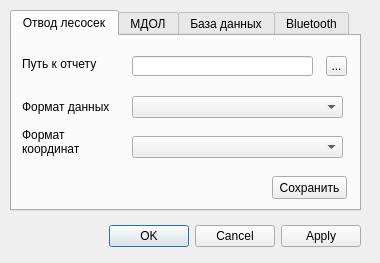
<?xml version="1.0" encoding="UTF-8"?>
<ui version="4.0">
 <class>settingsDialog</class>
 <widget class="QDialog" name="settingsDialog">
  <property name="geometry">
   <rect>
    <x>0</x>
    <y>0</y>
    <width>380</width>
    <height>263</height>
   </rect>
  </property>
  <property name="windowTitle">
   <string>Настройки QgsLes</string>
  </property>
  <widget class="QDialogButtonBox" name="buttonBox">
   <property name="geometry">
    <rect>
     <x>60</x>
     <y>220</y>
     <width>301</width>
     <height>32</height>
    </rect>
   </property>
   <property name="orientation">
    <enum>Qt::Horizontal</enum>
   </property>
   <property name="standardButtons">
    <set>QDialogButtonBox::Apply|QDialogButtonBox::Cancel|QDialogButtonBox::Ok</set>
   </property>
  </widget>
  <widget class="QTabWidget" name="settingsWidget">
   <property name="enabled">
    <bool>true</bool>
   </property>
   <property name="geometry">
    <rect>
     <x>10</x>
     <y>10</y>
     <width>351</width>
     <height>201</height>
    </rect>
   </property>
   <property name="autoFillBackground">
    <bool>false</bool>
   </property>
   <property name="currentIndex">
    <number>0</number>
   </property>
   <widget class="QWidget" name="otvodSettings">
    <attribute name="title">
     <string>Отвод лесосек</string>
    </attribute>
    <widget class="QLabel" name="reportLabel">
     <property name="geometry">
      <rect>
       <x>10</x>
       <y>20</y>
       <width>81</width>
       <height>16</height>
      </rect>
     </property>
     <property name="text">
      <string>Путь к отчету</string>
     </property>
    </widget>
    <widget class="QLineEdit" name="lineEdit">
     <property name="geometry">
      <rect>
       <x>120</x>
       <y>20</y>
       <width>181</width>
       <height>20</height>
      </rect>
     </property>
    </widget>
    <widget class="QToolButton" name="toolButton">
     <property name="geometry">
      <rect>
       <x>314</x>
       <y>20</y>
       <width>21</width>
       <height>20</height>
      </rect>
     </property>
     <property name="text">
      <string>...</string>
     </property>
    </widget>
    <widget class="QPushButton" name="saveOtvodSettingsButton">
     <property name="geometry">
      <rect>
       <x>260</x>
       <y>140</y>
       <width>75</width>
       <height>23</height>
      </rect>
     </property>
     <property name="text">
      <string>Сохранить</string>
     </property>
    </widget>
    <widget class="QLabel" name="label">
     <property name="geometry">
      <rect>
       <x>10</x>
       <y>50</y>
       <width>101</width>
       <height>41</height>
      </rect>
     </property>
     <property name="text">
      <string>Формат данных</string>
     </property>
     <property name="wordWrap">
      <bool>true</bool>
     </property>
    </widget>
    <widget class="QComboBox" name="tableType_comboBox">
     <property name="geometry">
      <rect>
       <x>120</x>
       <y>60</y>
       <width>211</width>
       <height>22</height>
      </rect>
     </property>
    </widget>
    <widget class="QLabel" name="label_2">
     <property name="geometry">
      <rect>
       <x>10</x>
       <y>90</y>
       <width>101</width>
       <height>31</height>
      </rect>
     </property>
     <property name="text">
      <string>Формат координат</string>
     </property>
     <property name="wordWrap">
      <bool>true</bool>
     </property>
    </widget>
    <widget class="QComboBox" name="coordType_comboBox">
     <property name="geometry">
      <rect>
       <x>120</x>
       <y>100</y>
       <width>211</width>
       <height>22</height>
      </rect>
     </property>
    </widget>
   </widget>
   <widget class="QWidget" name="mdolSettings">
    <attribute name="title">
     <string>МДОЛ</string>
    </attribute>
    <widget class="QLabel" name="label_3">
     <property name="geometry">
      <rect>
       <x>10</x>
       <y>20</y>
       <width>91</width>
       <height>16</height>
      </rect>
     </property>
     <property name="text">
      <string>Путь к ведомости</string>
     </property>
    </widget>
    <widget class="QLineEdit" name="lineEdit_2">
     <property name="geometry">
      <rect>
       <x>120</x>
       <y>20</y>
       <width>181</width>
       <height>20</height>
      </rect>
     </property>
    </widget>
    <widget class="QToolButton" name="toolButton_2">
     <property name="geometry">
      <rect>
       <x>310</x>
       <y>20</y>
       <width>25</width>
       <height>19</height>
      </rect>
     </property>
     <property name="text">
      <string>...</string>
     </property>
    </widget>
   </widget>
   <widget class="QWidget" name="bdSettings">
    <attribute name="title">
     <string>База данных</string>
    </attribute>
    <widget class="QLabel" name="hostLabel">
     <property name="geometry">
      <rect>
       <x>10</x>
       <y>20</y>
       <width>101</width>
       <height>16</height>
      </rect>
     </property>
     <property name="text">
      <string>Адрес соединения</string>
     </property>
    </widget>
    <widget class="QLabel" name="portLabel">
     <property name="geometry">
      <rect>
       <x>10</x>
       <y>50</y>
       <width>47</width>
       <height>13</height>
      </rect>
     </property>
     <property name="text">
      <string>Порт</string>
     </property>
    </widget>
    <widget class="QLineEdit" name="connectionLineEdit">
     <property name="geometry">
      <rect>
       <x>120</x>
       <y>20</y>
       <width>211</width>
       <height>20</height>
      </rect>
     </property>
    </widget>
    <widget class="QLabel" name="usernameLabel">
     <property name="geometry">
      <rect>
       <x>10</x>
       <y>80</y>
       <width>101</width>
       <height>16</height>
      </rect>
     </property>
     <property name="text">
      <string>Имя пользователя</string>
     </property>
    </widget>
    <widget class="QLabel" name="passwordLabel">
     <property name="geometry">
      <rect>
       <x>10</x>
       <y>110</y>
       <width>47</width>
       <height>13</height>
      </rect>
     </property>
     <property name="text">
      <string>Пароль</string>
     </property>
    </widget>
    <widget class="QLineEdit" name="portLineEdit">
     <property name="geometry">
      <rect>
       <x>120</x>
       <y>50</y>
       <width>41</width>
       <height>20</height>
      </rect>
     </property>
    </widget>
    <widget class="QLineEdit" name="usernameLineEdit">
     <property name="geometry">
      <rect>
       <x>120</x>
       <y>80</y>
       <width>211</width>
       <height>20</height>
      </rect>
     </property>
    </widget>
    <widget class="QLineEdit" name="passwordLineEdit">
     <property name="geometry">
      <rect>
       <x>120</x>
       <y>110</y>
       <width>211</width>
       <height>20</height>
      </rect>
     </property>
     <property name="echoMode">
      <enum>QLineEdit::Password</enum>
     </property>
    </widget>
    <widget class="QPushButton" name="saveConfigButton">
     <property name="geometry">
      <rect>
       <x>260</x>
       <y>140</y>
       <width>75</width>
       <height>23</height>
      </rect>
     </property>
     <property name="text">
      <string>Сохранить</string>
     </property>
     <property name="checkable">
      <bool>false</bool>
     </property>
    </widget>
    <widget class="QPushButton" name="testDBConnection_pushButton">
     <property name="geometry">
      <rect>
       <x>14</x>
       <y>140</y>
       <width>241</width>
       <height>23</height>
      </rect>
     </property>
     <property name="text">
      <string>Тест соединения</string>
     </property>
    </widget>
    <widget class="QLabel" name="BDNameLabel">
     <property name="geometry">
      <rect>
       <x>170</x>
       <y>50</y>
       <width>47</width>
       <height>13</height>
      </rect>
     </property>
     <property name="text">
      <string>Имя БД</string>
     </property>
    </widget>
    <widget class="QLineEdit" name="BDNameLineEdit">
     <property name="geometry">
      <rect>
       <x>210</x>
       <y>50</y>
       <width>121</width>
       <height>20</height>
      </rect>
     </property>
    </widget>
   </widget>
   <widget class="QWidget" name="btSettings">
    <attribute name="title">
     <string>Bluetooth</string>
    </attribute>
    <widget class="QLabel" name="fork_label">
     <property name="geometry">
      <rect>
       <x>10</x>
       <y>20</y>
       <width>81</width>
       <height>16</height>
      </rect>
     </property>
     <property name="text">
      <string>Мерная вилка</string>
     </property>
    </widget>
    <widget class="QLabel" name="rangeFinder_label">
     <property name="geometry">
      <rect>
       <x>10</x>
       <y>60</y>
       <width>81</width>
       <height>16</height>
      </rect>
     </property>
     <property name="text">
      <string>Дальномер</string>
     </property>
    </widget>
    <widget class="QPushButton" name="SaveBTConfigPushButton">
     <property name="geometry">
      <rect>
       <x>260</x>
       <y>140</y>
       <width>75</width>
       <height>23</height>
      </rect>
     </property>
     <property name="text">
      <string>Сохранить</string>
     </property>
    </widget>
    <widget class="QToolButton" name="changeForkComButton">
     <property name="geometry">
      <rect>
       <x>294</x>
       <y>20</y>
       <width>41</width>
       <height>20</height>
      </rect>
     </property>
     <property name="text">
      <string>Edit...</string>
     </property>
     <property name="checkable">
      <bool>false</bool>
     </property>
     <property name="autoExclusive">
      <bool>false</bool>
     </property>
     <property name="toolButtonStyle">
      <enum>Qt::ToolButtonIconOnly</enum>
     </property>
     <property name="autoRaise">
      <bool>false</bool>
     </property>
     <property name="arrowType">
      <enum>Qt::NoArrow</enum>
     </property>
    </widget>
    <widget class="QToolButton" name="changeRangeFinderComButton">
     <property name="geometry">
      <rect>
       <x>294</x>
       <y>60</y>
       <width>41</width>
       <height>20</height>
      </rect>
     </property>
     <property name="text">
      <string>Edit...</string>
     </property>
    </widget>
    <widget class="QLineEdit" name="forkComPortlineEdit">
     <property name="enabled">
      <bool>false</bool>
     </property>
     <property name="geometry">
      <rect>
       <x>130</x>
       <y>20</y>
       <width>151</width>
       <height>20</height>
      </rect>
     </property>
     <property name="readOnly">
      <bool>true</bool>
     </property>
    </widget>
    <widget class="QLineEdit" name="rangeFinderLineEdit">
     <property name="enabled">
      <bool>false</bool>
     </property>
     <property name="geometry">
      <rect>
       <x>130</x>
       <y>60</y>
       <width>151</width>
       <height>20</height>
      </rect>
     </property>
     <property name="readOnly">
      <bool>true</bool>
     </property>
    </widget>
   </widget>
  </widget>
 </widget>
 <resources/>
 <connections>
  <connection>
   <sender>buttonBox</sender>
   <signal>accepted()</signal>
   <receiver>settingsDialog</receiver>
   <slot>accept()</slot>
   <hints>
    <hint type="sourcelabel">
     <x>248</x>
     <y>254</y>
    </hint>
    <hint type="destinationlabel">
     <x>157</x>
     <y>274</y>
    </hint>
   </hints>
  </connection>
  <connection>
   <sender>buttonBox</sender>
   <signal>rejected()</signal>
   <receiver>settingsDialog</receiver>
   <slot>reject()</slot>
   <hints>
    <hint type="sourcelabel">
     <x>316</x>
     <y>260</y>
    </hint>
    <hint type="destinationlabel">
     <x>286</x>
     <y>274</y>
    </hint>
   </hints>
  </connection>
 </connections>
</ui>
